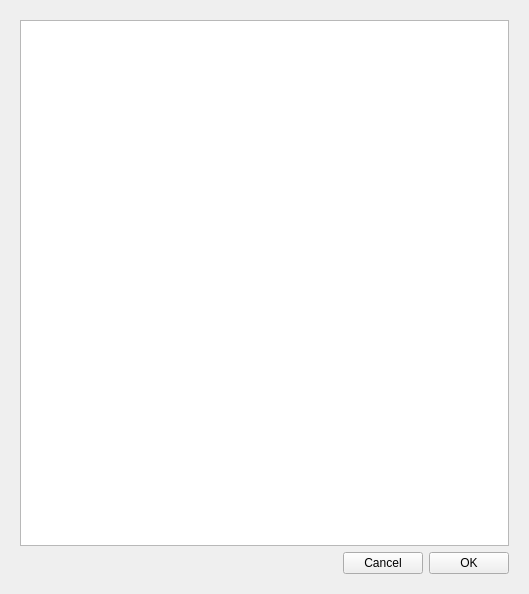
<?xml version="1.0" encoding="UTF-8"?>
<ui version="4.0">
 <class>Form</class>
 <widget class="QWidget" name="Form">
  <property name="geometry">
   <rect>
    <x>0</x>
    <y>0</y>
    <width>529</width>
    <height>594</height>
   </rect>
  </property>
  <property name="windowTitle">
   <string>Form</string>
  </property>
  <layout class="QHBoxLayout" name="horizontalLayout">
   <item>
    <widget class="QFrame" name="frame">
     <property name="frameShape">
      <enum>QFrame::NoFrame</enum>
     </property>
     <property name="frameShadow">
      <enum>QFrame::Plain</enum>
     </property>
     <layout class="QVBoxLayout" name="verticalLayout">
      <item>
       <widget class="QListWidget" name="accessHistoryView">
        <property name="alternatingRowColors">
         <bool>true</bool>
        </property>
       </widget>
      </item>
      <item>
       <layout class="QHBoxLayout" name="buttonLayout">
        <item>
         <spacer name="horizontalSpacer">
          <property name="orientation">
           <enum>Qt::Horizontal</enum>
          </property>
          <property name="sizeHint" stdset="0">
           <size>
            <width>40</width>
            <height>20</height>
           </size>
          </property>
         </spacer>
        </item>
        <item>
         <widget class="QPushButton" name="cancelLoadButton">
          <property name="text">
           <string>Cancel</string>
          </property>
         </widget>
        </item>
        <item>
         <widget class="QPushButton" name="confirmLoadButton">
          <property name="text">
           <string>OK</string>
          </property>
         </widget>
        </item>
       </layout>
      </item>
     </layout>
    </widget>
   </item>
  </layout>
 </widget>
 <resources/>
 <connections/>
</ui>
